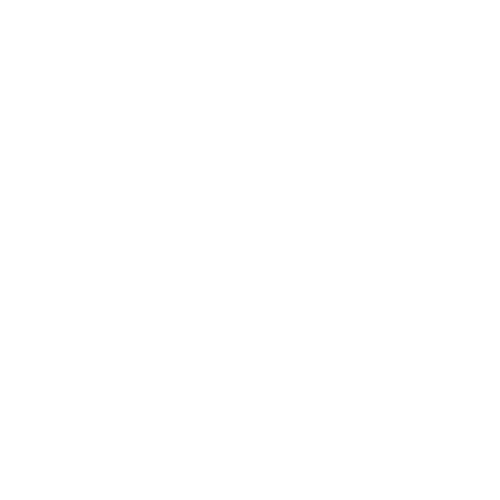
Frame 1 (no input)
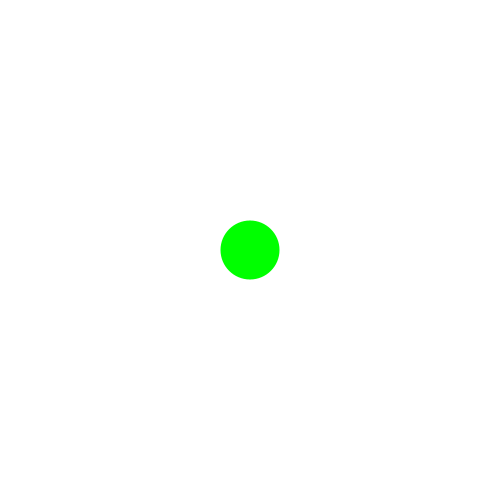
Frame 60 (the mouse pressed at the canvas centre just before this capture)
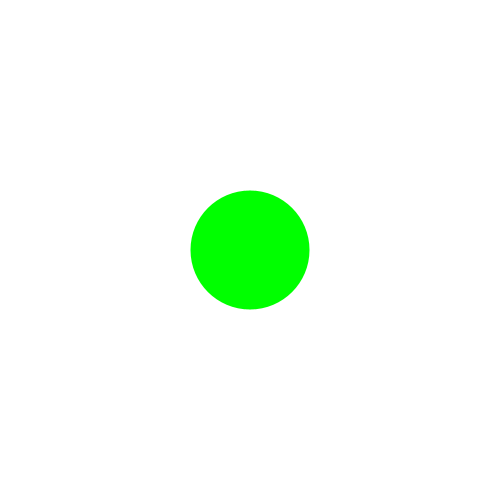
Frame 120 (the mouse held since frame 60 and released just before this capture)

The Processing sketch that drew these frames (run headless with seeded random() and noise(); from frame 60 on, the mouse is pressed at the canvas centre):

// Processing sketch: processing_157869
// ── processing_157869.pde

int grow = 0;

void setup() {
  size (500,500);
  smooth();
  noStroke();
  fill(0,255,0); 
}


void draw(){
  background(255);
  
  
  if(frameCount  % 150 == 0) {
    grow = 0;
  }
  
  if(grow > 150) { 
    grow = -2;
  }
  
  if (grow < 0) {  
    grow = 0;
  }
  
  ellipse(width/2,height/2,grow,grow);
  
grow++;
 
}
